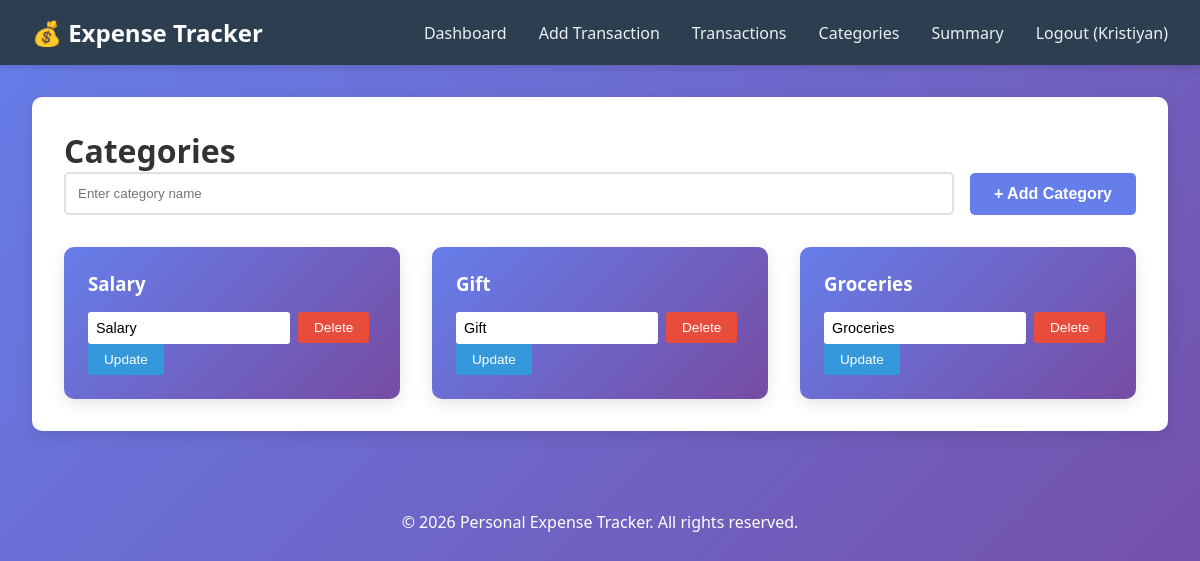
Page /categories (signed in) on the committed database.
### tables this page shows
CREATE TABLE categories (
            id INTEGER PRIMARY KEY AUTOINCREMENT,
            user_id INTEGER NOT NULL,
            name TEXT NOT NULL,
            created_at TIMESTAMP DEFAULT CURRENT_TIMESTAMP,
            FOREIGN KEY (user_id) REFERENCES users(id) ON DELETE CASCADE
        );

### app.py (the view)
@app.route('/categories', methods=['GET', 'POST'])
@login_required
def categories():
    user_id = session['user_id']
    conn = get_db_connection()
    cursor = conn.cursor()
    if request.method == 'POST':
        category_name = request.form.get('category_name')
        cursor.execute('INSERT INTO categories (user_id, name) VALUES (?, ?)',
                      (user_id, category_name))
        conn.commit()
    cursor.execute('SELECT * FROM categories WHERE user_id = ?', (user_id,))
    categories_list = cursor.fetchall()
    conn.close()
    return render_template('categories.html', categories=categories_list)

### app.py (called while the page is built)
def login_required(f):
    @wraps(f)
    def decorated_function(*args, **kwargs):
        if 'user_id' not in session:
            return redirect(url_for('login'))
        return f(*args, **kwargs)
    return decorated_function

### database.py (called while the page is built)
def get_db_connection():
    conn = sqlite3.connect(DB_PATH)
    conn.row_factory = sqlite3.Row
    return conn

### templates/categories.html (shortened to what this page needs)
{% extends "base.html" %}
{% block content %}
<div class="categories-container">
    <h1>Categories</h1>
    <div class="add-category">
        <form method="POST" class="form-inline">
            <input type="text" name="category_name" placeholder="Enter category name" required>
            <button type="submit" class="btn btn-primary">+ Add Category</button>
        </form>
    </div>
    <div class="categories-list">
        {% if categories %}
        <div class="category-grid">
            {% for category in categories %}
            <div class="category-card">
                <h3>{{ category['name'] }}</h3>
                <div class="category-actions">
                    <form method="POST" action="{{ url_for('edit_category', cat_id=category['id']) }}"
                        style="display:inline;">
                        <input type="text" name="category_name" value="{{ category['name'] }}" required>
                        <button type="submit" class="btn-small btn-edit">Update</button>
                    </form>
                    <form method="POST" action="{{ url_for('delete_category', cat_id=category['id']) }}"
                        style="display:inline;">
                        <button type="submit" class="btn-small btn-delete"
                            onclick="return confirm('Are you sure?')">Delete</button>
                    </form>
                </div>
            </div>
            {% endfor %}
        </div>
        {% else %}
        <p>No categories yet. Create one above!</p>
        {% endif %}
    </div>
</div>
{% endblock %}

### templates/base.html (shortened to what this page needs)
<!DOCTYPE html>
<html lang="en">
<head>
    <link rel="stylesheet" href="{{ url_for('static', filename='style.css') }}">
</head>
<body>
    <nav class="navbar">
        <div class="nav-container">
            <a href="{{ url_for('dashboard') }}" class="nav-logo">💰 Expense Tracker</a>
            {% if session.user_id %}
            <ul class="nav-menu">
                <li><a href="{{ url_for('dashboard') }}">Dashboard</a></li>
                <li><a href="{{ url_for('add_transaction') }}">Add Transaction</a></li>
                <li><a href="{{ url_for('transactions') }}">Transactions</a></li>
                <li><a href="{{ url_for('categories') }}">Categories</a></li>
                <li><a href="{{ url_for('summary') }}">Summary</a></li>
                <li><a href="{{ url_for('logout') }}">Logout ({{ session.name }})</a></li>
            </ul>
            {% endif %}
        </div>
    </nav>
    <div class="container">
        {% block content %}{% endblock %}
    </div>
    <footer>
        <p>&copy; 2026 Personal Expense Tracker. All rights reserved.</p>
    </footer>
</body>
</html>

### static/style.css (style rules this page uses)
* { margin: 0; padding: 0; box-sizing: border-box; }
body { font-family: 'Segoe UI', Tahoma, Geneva, Verdana, sans-serif; background: linear-gradient(135deg, #667eea 0%, #764ba2 100%); min-height: 100vh; color: #333; }
.navbar { background-color: #2c3e50; padding: 0; box-shadow: 0 4px 6px rgba(0, 0, 0, 0.1); position: sticky; top: 0; z-index: 100; }
.nav-container { max-width: 1200px; margin: 0 auto; padding: 1rem 2rem; display: flex; justify-content: space-between; align-items: center; }
.nav-logo { font-size: 1.5rem; font-weight: bold; color: white; text-decoration: none; }
.nav-menu { display: flex; list-style: none; gap: 2rem; }
.nav-menu a { color: #ecf0f1; text-decoration: none; transition: color 0.3s; font-weight: 500; }
.container { max-width: 1200px; margin: 2rem auto; padding: 0 2rem; }
.btn { padding: 0.75rem 1.5rem; border: none; border-radius: 5px; cursor: pointer; font-weight: 600; text-decoration: none; display: inline-block; transition: all 0.3s; font-size: 1rem; }
.btn-primary { background-color: #667eea; color: white; }
.btn-small { padding: 0.5rem 1rem; font-size: 0.85rem; margin-right: 0.5rem; }
.btn-edit { background-color: #3498db; color: white; border: none; border-radius: 3px; cursor: pointer; }
.btn-delete { background-color: #e74c3c; color: white; border: none; border-radius: 3px; cursor: pointer; }
.form-inline { display: flex; gap: 1rem; align-items: flex-end; }
.form-inline input { flex: 1; padding: 0.75rem; border: 2px solid #e0e0e0; border-radius: 5px; }
.categories-container { background: white; padding: 2rem; border-radius: 10px; box-shadow: 0 5px 15px rgba(0, 0, 0, 0.1); }
.add-category { margin-bottom: 2rem; }
.category-grid { display: grid; grid-template-columns: repeat(auto-fill, minmax(250px, 1fr)); gap: 2rem; }
.category-card { background: linear-gradient(135deg, #667eea 0%, #764ba2 100%); color: white; padding: 1.5rem; border-radius: 10px; box-shadow: 0 5px 15px rgba(0, 0, 0, 0.1); }
.category-card h3 { margin-bottom: 1rem; }
.category-actions { display: flex; gap: 0.5rem; }
.category-actions form { display: flex; gap: 0.5rem; width: 100%; }
.category-actions input { flex: 1; padding: 0.5rem; border: none; border-radius: 3px; font-size: 0.9rem; }
footer { text-align: center; padding: 2rem; color: white; margin-top: 3rem; }

### rows in the picture
categories: name "Salary", category_name "Salary"
categories: name "Gift", category_name "Gift"
categories: name "Groceries", category_name "Groceries"

### other values in the picture
{{ session.name }} "Kristiyan"
